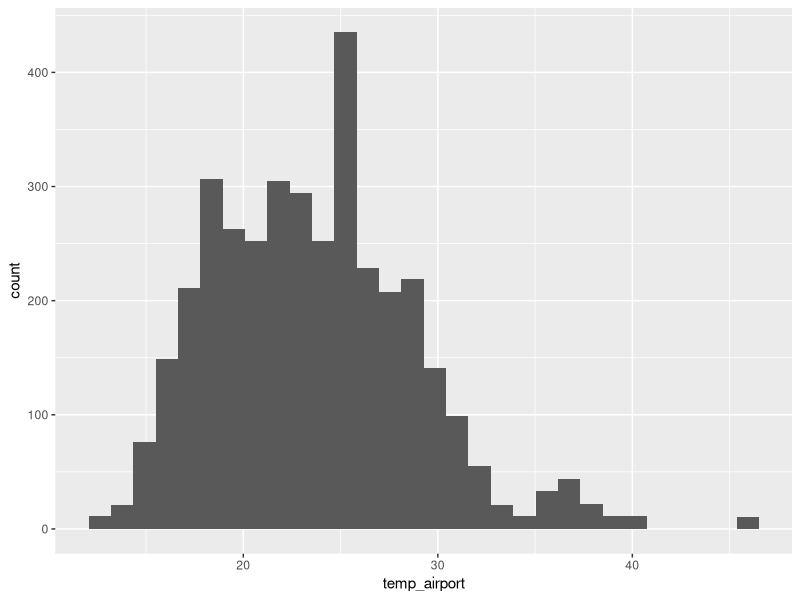
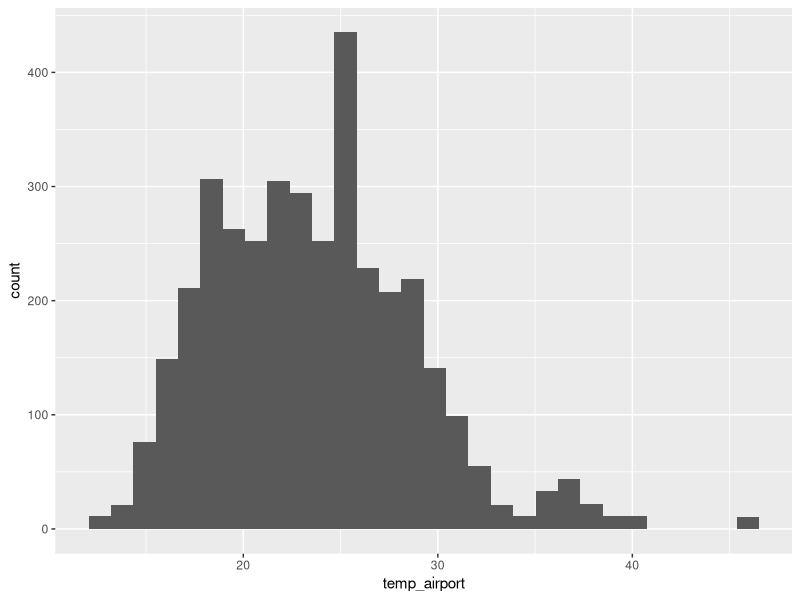

The R script that drew these images, in order:
library(tidyverse)
library(here)

beaches <- read_csv(here("data","sydneybeaches2.csv"))

a <- ggplot(beaches, aes(temp_airport)) +
  geom_histogram()

b <- ggplot() +
  layer(
    data = beaches,
    mapping = aes(x = temp_airport),
    geom = "bar",
    stat = "bin",
    position = "stack"
  ) +
  scale_x_continuous() +
  scale_y_continuous() +
  theme_grey()
